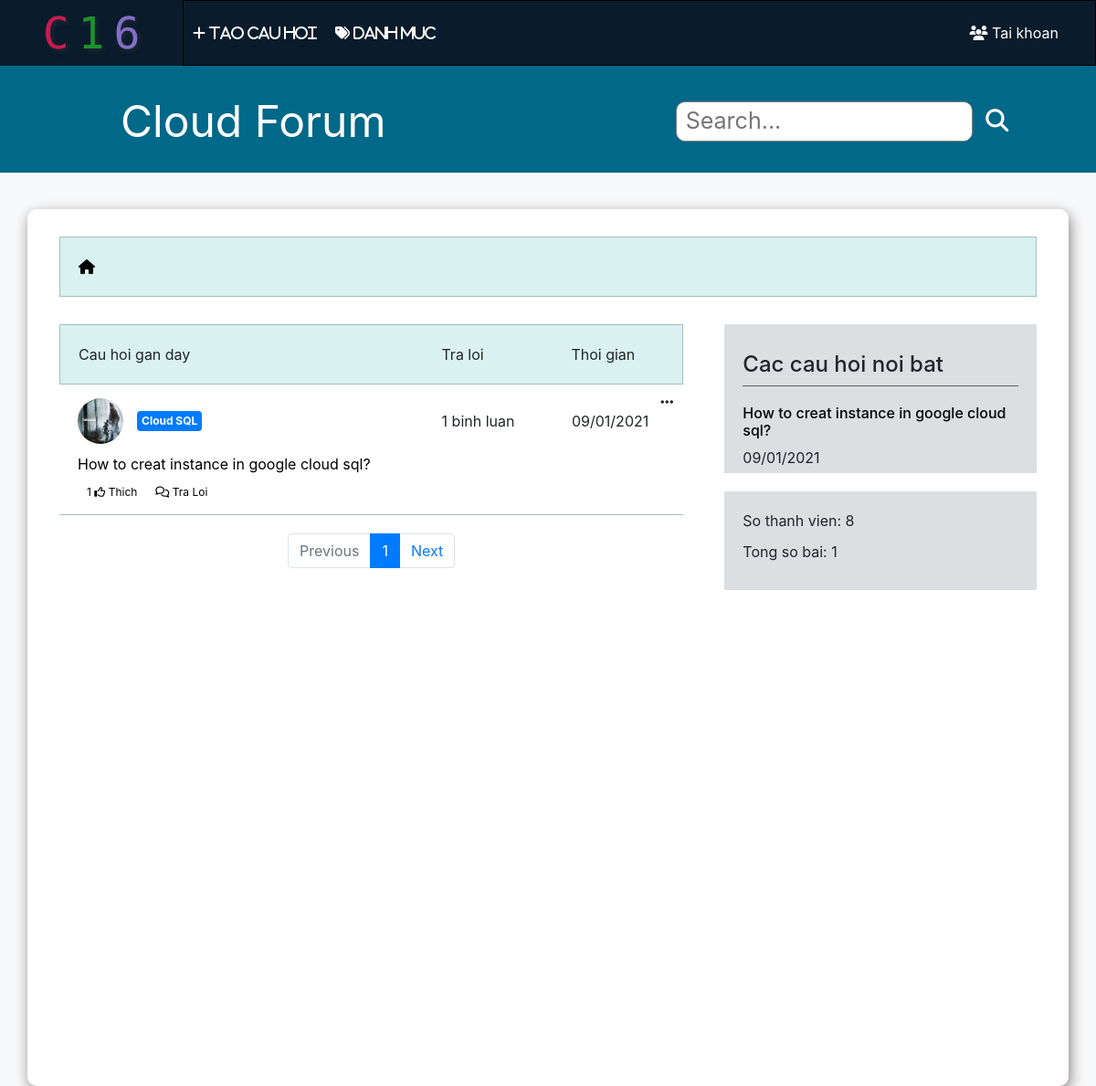
Page /forum.php (signed in) on the committed database.
### tables this page shows
CREATE TABLE `articles` (
  `article_id` int(11) NOT NULL,
  `title` varchar(1000) NOT NULL,
  `description` varchar(2000) DEFAULT NULL,
  `body` text,
  `create_at` timestamp NOT NULL DEFAULT CURRENT_TIMESTAMP,
  `sub_cate_id` int(11) NOT NULL,
  `user_id` int(11) NOT NULL,
  `is_publish` tinyint(4) NOT NULL DEFAULT '0',
  `publish_date` timestamp NOT NULL DEFAULT CURRENT_TIMESTAMP,
  `view_count` int(11) NOT NULL DEFAULT '1',
  `id_duyet` int(11) NOT NULL DEFAULT '0'
);

CREATE TABLE `user_info` (
  `user_id` int(11) DEFAULT NULL,
  `real_name` varchar(55) DEFAULT NULL,
  `birth` date DEFAULT NULL,
  `gender` tinyint(4) DEFAULT NULL,
  `last_online` timestamp NOT NULL DEFAULT CURRENT_TIMESTAMP ON UPDATE CURRENT_TIMESTAMP,
  `img` varchar(300) NOT NULL
);

CREATE TABLE `users` (
  `user_id` int(11) NOT NULL,
  `name` varchar(55) NOT NULL,
  `password` varchar(255) NOT NULL,
  `email` varchar(55) NOT NULL,
  `role` tinyint(4) NOT NULL DEFAULT '0',
  `create_at` timestamp NOT NULL DEFAULT CURRENT_TIMESTAMP
);

CREATE TABLE `categoris` (
  `cate_id` int(11) NOT NULL,
  `title` varchar(55) NOT NULL
);

### database/database-function.php (called while the page is built, shortened)
<?php
    require_once('forum-connection.php');
    function simpleQuery($sql, bool $isGet = true, $params = []){
        global $conn;
        $stmt = $conn -> prepare($sql);
        if(count($params) > 0){
            $types = '';
            foreach($params as $v){
                if(is_int($v)){
                    $types = $types.'i';
                }else if(is_double($v)){
                    $types = $types.'d';
                }else{
                    $types = $types.'s';
                }
            }
            $values = array_values($params);
            $stmt -> bind_param($types, ...$values);
        }
        $stmt -> execute();
        if($isGet){
            $record = $stmt -> get_result() -> fetch_all(MYSQLI_ASSOC);
            return $record;
        }else{
            return $stmt;
        }
    }
?>

### forum.php (the view, shortened to what this page needs)
<?php
    require_once(PATH."./database/database-function.php");
?>
<!DOCTYPE html>
<html lang="en">
<?php
include(PATH."/forum/head.php");
?>
<body class="bg-light">
    <div class="container-fluid h-main-container">
        <?php
            include("forum/logo.php");
            include("forum/banner.php");
        ?>
        <div class="row h-main-row bg-light" >
            <div class="container h-main-con">
                <?php
                    include("forum/navbar.php");
                ?>
                <div class="row h-secondary-row">
                    <div class="container-fluid h-topics-content-title">
                        <div class="row">
                            <div class="col-sm-8">
                                <div class="container-fluid">
                                    <div class="h-topics-title">
                                        <div class="row">
                                            <div class="col-7">
                                                Cau hoi gan day
                                            </div>
                                            <div class="col h-t-t-t">
                                                Tra loi
                                            </div>
                                            <div class="col h-t-t-t h-t-t-t-time">
                                                Thoi gian
                                            </div>
                                        </div>
                                    </div>
                                </div>
                                <div class="container-fluid">
                                    <?php
                                        if(isset($_GET['page'])){
                                            $start = ($_GET['page'] - 1) * $_GET['max'];
                                            $sql = "select article_id, title, sub_cate_id, user_id, create_at from articles where is_publish = 0 order by article_id desc limit ".$start.",".$_GET['max'];
                                        }else{
                                            $sql = "select article_id, title, sub_cate_id, user_id, create_at from articles where is_publish = 0 order by article_id desc limit 10";
                                        }
                                        $record = simpleQuery($sql);
                                        foreach($record as $v){
                                            $sql = "select img from user_info where user_id = ?";
                                            $info = simpleQuery($sql, 1, [$v['user_id']]);
                                            $sql = "select name from users where user_id = ?";
                                            $user = simpleQuery($sql, 1, [$v['user_id']]);
                                            echo '<div class="h-t-c-dis">';
                                            if(isset($_SESSION['role'])){
                                                if($_SESSION['role'] == 1){
                                                    echo ' <div class="h-t-c-options">
                                                    <div class="dropdown">
                                                        <i class="fas fa-ellipsis-h" id="dropdownArticleOption" data-toggle="dropdown" aria-haspopup="true" aria-expanded="false"></i>
                                                        <div class="dropdown-menu" aria-labelledby="dropdownArticleOption">
                                                            <a class="dropdown-item" href="#" onclick="adDeleteArticle('.$v['article_id'].')">Xoa cau hoi</a>
                                                        </div>
                                                    </div>
                                                </div>';
                                                }
                                            }
                                            echo '<div class="row">
                                                <div class="col-7 h-col-7">';
                                                    $sql = "select cate_id, title from categoris where cate_id = (select cate_id from sub_categoris where sub_cate_id = ?)";
                                                    $cateTitle = simpleQuery($sql, 1, [$v['sub_cate_id']]);
                                                    echo '<a href="forum-information.php?user_id='.$v['user_id'].'" ><img src="'.$info[0]['img'].'" alt="" class="img-fluid h-user-img-title" data-toggle="tooltip" data-placement="bottom" title="'.$user[0]['name'].'"></a><a href="forum-category.php?c_id='.$cateTitle[0]['cate_id'].'" class="badge badge-primary h-badge">';
                                                    echo $cateTitle[0]['title'];
                                                    echo '</a>
                                                </div>
                                                <div class="col h-t-t-t">
                                                    <div>';
                                                $sql = "select comment_id, article_id, content,detail, user_id from comments where article_id = ? order by create_at asc";
                                                $comment = simpleQuery($sql,1,[$v['article_id']]);
                                                echo count($comment).' binh luan';
                                                echo '</div>
                                                </div>
                                                <div class="col h-t-t-t">
                                                    <div>';
                                                    $datePush = date_create($v['create_at']);
                                                    echo date_format($datePush, "d/m/Y");
                                                    echo '</div>
                                                </div>
                                            </div>
                                            <div>
                                                <div style="margin: 10px 0 0 0px">
                                                    <p><a href="forum-article.php?article_id='.$v['article_id'].'" class="h-a">'.$v['title'].'</a></p>
                                                </div>
                                            </div>
                                            <div class="row h-t-c-c">';
                                                $sql = "select user_id from like_action where article_id = ?";
                                                $like = simpleQuery($sql, 1, [$v["article_id"]]);
                                                if(isset($_SESSION['username'])){
                                                    $sql = "select count(user_id) as sl from like_action where article_id = ? and user_id = ?";
                                                    $isLike = simpleQuery($sql, 1, [$v["article_id"],$_SESSION['user_id']]);
                                                    echo '<a href="#" class="h-a" onclick="return onLikeClick(this,'.$v['article_id'].','.$_SESSION['user_id'].')"><span>';
                                                }else{
                                                    echo '<a href="#" class="h-a" onclick="return false" role="button" data-toggle="modal" data-target="#replyModal"><span>';
                                                }
                                                if(count($like) != 0){
                                                    echo count($like);
                                                }
                                                if(isset($_SESSION['username'])){
                                                    if($isLike[0]['sl'] == 0){
                                                        echo '</span> <i class="far fa-thumbs-up"></i>
                                                    Thich</a>';
                                                    }else{
                                                        echo '</span> <i class="fa-thumbs-up on fas"></i>
                                                Thich</a>';
                                                    }
                                                }else{
                                                    echo '</span> <i class="far fa-thumbs-up"></i>
                                                Thich</a>';
                                                }
                                                    if(isset($_SESSION["username"])){
                                                        echo '<span class="h-a h-reply" onclick= "showCommentBox(this)" data-id="'.$v['article_id'].'"><i class="far fa-comments"></i> Tra Loi</span>';
                                                    }else{
                                                        echo '<span role="button" data-toggle="modal" data-target="#replyModal" class="h-a"><i class="far fa-comments"></i> Tra Loi</span>';
                                                    }
                                            echo '</div>
                                            <div class="row">
                                                <div class="col-sm">
                                                    <div class="h-comment-log" id="log-comment-'.$v['article_id'].'">
                                                        <div class="h-comment-log-con">';
                                                        echo '</div>
                                                        <div class="h-comment-input">
                                                            <form action="#" method="post" class="form h-form" onsubmit="return quickComment(this,'.$v['article_id'].','.$_SESSION['user_id'].')">
                                                                <input type="text" placeholder="your comment">
                                                                <button type="submit" class="btn"><i class="fas fa-paper-plane"></i></button>
                                                            </form>
                                                        </div>
                                                    </div>
                                                </div>
                                            </div>
                                        </div>';
                                        }
                                    ?>
                                    <?php
                                        require_once("./forum/pagination.php");
                                        if(!isset($_GET['page'])){
                                            pagination(true,1,10,"forum.php");
                                        }else{
                                            pagination(false,$_GET['page'],$_GET['max'],"forum.php");
                                        }
                                    ?>
                                </div>
                            </div>
                            <div class="col-sm">
                                <div class="h-side-bar">
                                    <?php
                                    include("forum/most-asked.php");
                                    include_once("forum/stats.php");
                                    ?>
                                </div>
                            </div>
                        </div>
                    </div>
                </div>
            </div>
        </div>
    </div>
</body>
</html>

### css/forum.css (style rules this page uses)
.h-a { color: black; }
* { padding: 0px; margin: 0px; box-sizing: border-box; }
.bg-light { height: 1000px; }
.container { padding-top: 20px; margin-top: 40px; background: white; box-shadow: 2px 5px 15px rgb(141, 129, 129); border-radius: 10px; }
.h-secondary-row { margin: 10px 20px 0 5px; }
.h-topics-title { margin-top: 20px; padding: 20px 10px 20px 20px; background:rgb(217, 241, 241) ; border: 1px solid rgb(166, 190, 190); }
.h-t-c-dis { padding: 15px 10px 15px 20px; position: relative; border-bottom: 1px solid rgb(166, 190, 190); }
.h-t-t-t { display: flex; align-items: center; }
.h-t-c-c { padding-left: 25px; padding-top: 10px; font-size: 0.75em; }
.h-user-img-title { width: 50px; height: 50px; border-radius: 50%; }
.h-col-7 a:first-child { margin-right: 15px; margin-bottom: 10px; }
.h-badge { padding: 5px; }
.h-topics-content-title { padding: 0px; }
.h-t-c-c .h-a { margin-right: 20px; }
.h-t-c-options { position: absolute; top: 5px; right: 5px; z-index: 99; }
.h-t-c-options i { padding: 6px; }

### css/forum-category.css (style rules this page uses)
p { margin: 0; }

### rows in the picture
articles: user.name (picture), categoris.title "Cloud SQL", count($comment) "1", create_at "09/01/2021", title "How to creat instance in google cloud sql?", count($like) "1"

### other values in the picture
$v['title'] "How to creat instance in google cloud sql?"
$articleDate "09/01/2021"
$slU[0]['sl'] "8"
$slAr[0]['sl'] "1"
